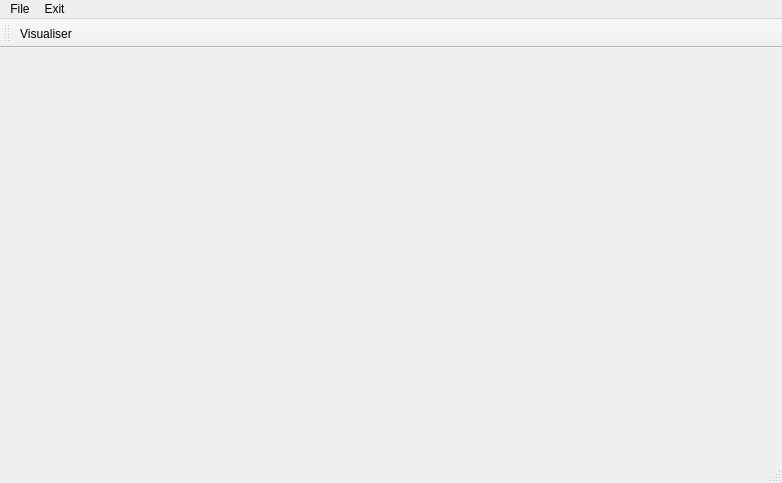
<?xml version="1.0" encoding="UTF-8"?>
<ui version="4.0">
 <class>MainWindow</class>
 <widget class="QMainWindow" name="MainWindow">
  <property name="geometry">
   <rect>
    <x>0</x>
    <y>0</y>
    <width>782</width>
    <height>483</height>
   </rect>
  </property>
  <property name="windowTitle">
   <string>MainWindow</string>
  </property>
  <widget class="QWidget" name="centralwidget">
   <layout class="QVBoxLayout" name="verticalLayout">
    <item>
     <widget class="QWidget" name="vulkanbg" native="true">
      <property name="sizePolicy">
       <sizepolicy hsizetype="Expanding" vsizetype="Expanding">
        <horstretch>0</horstretch>
        <verstretch>0</verstretch>
       </sizepolicy>
      </property>
     </widget>
    </item>
   </layout>
  </widget>
  <widget class="QMenuBar" name="menubar">
   <property name="geometry">
    <rect>
     <x>0</x>
     <y>0</y>
     <width>782</width>
     <height>28</height>
    </rect>
   </property>
   <widget class="QMenu" name="menuFile">
    <property name="title">
     <string>File</string>
    </property>
    <addaction name="actionOpen"/>
    <addaction name="actionScreenshot"/>
   </widget>
   <widget class="QMenu" name="menuExit">
    <property name="title">
     <string>Exit</string>
    </property>
   </widget>
   <addaction name="menuFile"/>
   <addaction name="menuExit"/>
  </widget>
  <widget class="QStatusBar" name="statusbar"/>
  <widget class="QToolBar" name="toolBar">
   <property name="windowTitle">
    <string>toolBar</string>
   </property>
   <attribute name="toolBarArea">
    <enum>TopToolBarArea</enum>
   </attribute>
   <attribute name="toolBarBreak">
    <bool>false</bool>
   </attribute>
   <addaction name="actionVisualiser"/>
  </widget>
  <action name="actionVisualiser">
   <property name="icon">
    <iconset theme="QIcon::ThemeIcon::CameraVideo"/>
   </property>
   <property name="text">
    <string>Visualiser</string>
   </property>
   <property name="menuRole">
    <enum>QAction::MenuRole::NoRole</enum>
   </property>
  </action>
  <action name="actionOpen">
   <property name="text">
    <string>Open</string>
   </property>
  </action>
  <action name="actionNew">
   <property name="text">
    <string>New</string>
   </property>
  </action>
  <action name="actionScreenshot">
   <property name="text">
    <string>Screenshot</string>
   </property>
  </action>
 </widget>
 <resources/>
 <connections/>
</ui>
